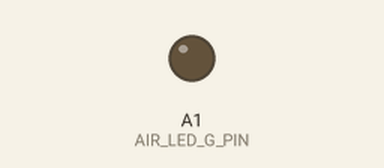
This sketch was run on a simulated Arduino Uno, built with avr-gcc and run on an emulated ATmega328P. On the bench: output pins drawn as LEDs (lit = HIGH).

Above: at 2.5 s.
At 7.5 s:
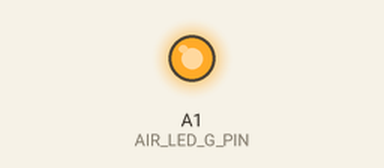
Timing chart, 0 to 13.0 s (numbered marks = the images above):
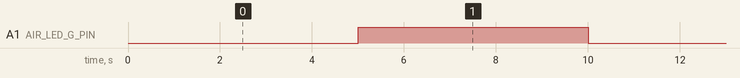

Measured:
- by itself, A1 (AIR_LED_G_PIN): alternates HIGH for 5.0 s and LOW for 5.0 s

The sketch:

07.Air_conditioner_test.ino
```cpp
#define AIR_LED_R_PIN -1
#define AIR_LED_G_PIN A1
#define AIR_LED_B_PIN -1

void setup() {
  Serial.begin(9600);
  pinMode(AIR_LED_R_PIN,OUTPUT);
  pinMode(AIR_LED_G_PIN,OUTPUT);
  digitalWrite(AIR_LED_R_PIN, LOW);
  digitalWrite(AIR_LED_G_PIN, HIGH);
}

void loop() {
  digitalWrite(AIR_LED_G_PIN, LOW);
  delay(5000);
  digitalWrite(AIR_LED_G_PIN, HIGH);
  delay(5000);
}
```
